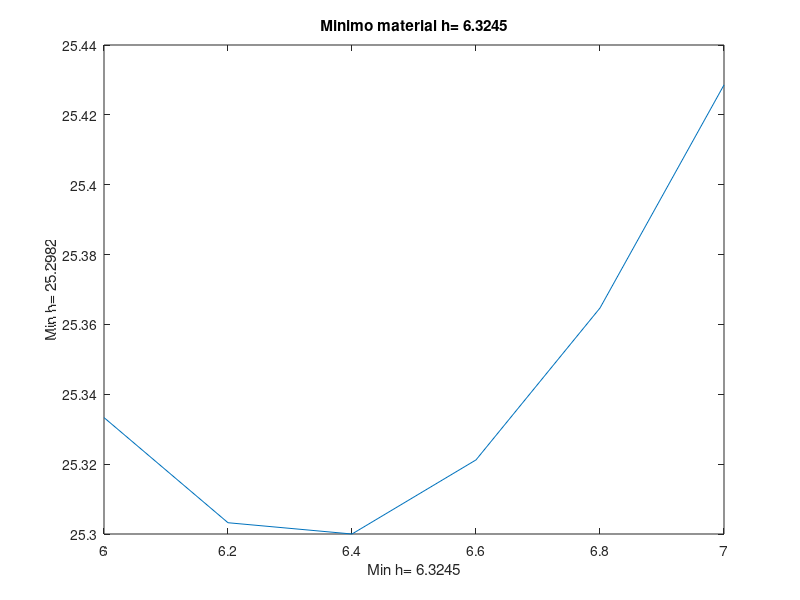

The MATLAB source for this figure:
% Title		:Funcion minimo material para la alberca 
% Description	:Script para graficar una funcion de el tamaño de una alberca 
% Author	:Jennifer Almaraz Suarez, Astrit Lariza Garcia Castillo, Patricia Zaragoza Palma 
% Date		:20211014
% Version	:1
% Usage		:octave> /path/Problemaalberca
%		:Requiere aplicacion octave, usar su linea de comandos 

% limpiar variable 
 clear 
% Ejemplo mínimo de material para una alberca 
% Rango de 0..2 en i=0.2
 h=6:0.2:7;
% Valor de la funcion 
 Fh= @(h)((2*h) + (80./h));
% Funcion a plotear  
 y= (2*h) + (80./h);
% Funcion para determinar valor minimo
 rest= fminbnd(Fh,6,7);
% Dibujar h,y 
 plot (h,y);
% Titulo 
 title(['Minimo material h= ' num2str(rest)]);
% Etiqueta para x
 xlabel(['Min h= ' num2str(rest)]);
% Etiqueta para y 
 ylabel(['Min h= ' num2str( Fh(rest) )]); 
